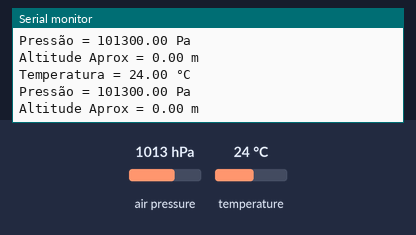
This sketch was run on a simulated Arduino Uno, built with avr-gcc and run on an emulated ATmega328P. On the bench: the last lines printed to the serial monitor. The test bench sets the inputs (shaded band); at power-on: air pressure 1013 hPa, temperature 24 °C.

Above: at 1.2 s.
1.3 s: air pressure set to 952 hPa
At 2.6 s:
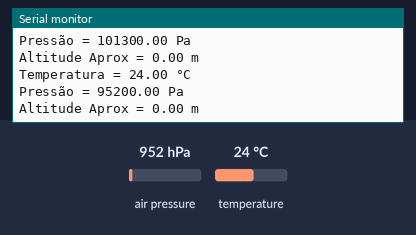
2.8 s: temperature set to 12 °C
At 3.9 s:
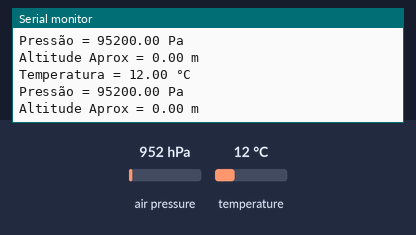
4.3 s: air pressure set to 975 hPa
At 5.9 s:
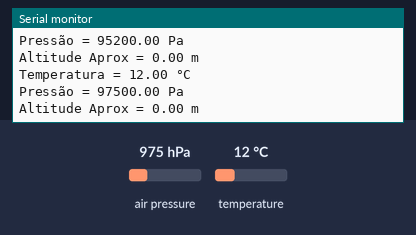
Timing chart, 0 to 7.4 s (numbered marks = the images above; inputs shaded):
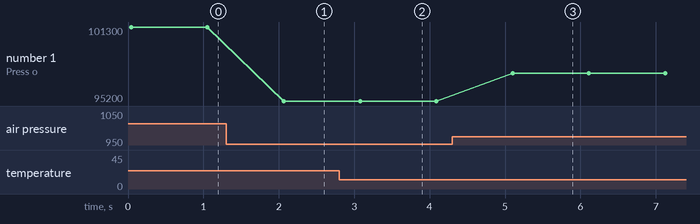

The sketch:

BMP280.ino
```cpp
//Incluindo Bibliotecas
#include <Wire.h>
#include <Adafruit_BMP280.h>

Adafruit_BMP280 bmp; //I2C
float temperatura;
float pressao;
float altitude;

void setup() {
  //Iniciando a comunicação serial
  Serial.begin(9600);
  // Imprimindo Mensagem de teste no Monitor Serial
  Serial.println(F("BMP280 teste"));


  if (!bmp.begin(0x76)) { /*Definindo o endereço I2C como 0x76. Mudar, se necessário, para (0x77)*/

    //Imprime mensagem de erro no caso de endereço invalido ou não localizado. Modifique o valor
    Serial.println(F(" Não foi possível encontrar um sensor BMP280 válido, verifique a fiação ou "
                      "tente outro endereço!"));
    while (1) delay(1000);
  }
}

void loop() {

    //Imprimindo os valores de Temperatura
    Serial.print(F("Temperatura = "));
    temperatura = bmp.readTemperature();
    Serial.print(temperatura);
    Serial.println(" °C");

    //Imprimindo os valores de Pressão
    Serial.print(F("Pressão = "));
    pressao = bmp.readPressure();
    Serial.print(pressao);
    Serial.println(" Pa");

    //Imprimindo os valores de Altitude Aproximada
    Serial.print(F("Altitude Aprox = "));
    altitude = bmp.readAltitude(pressao/100);
    Serial.print(altitude); /* Ajustar a pressão de nível do mar de acordo com o local! bmp.readAltitude(1013.25)*/
    Serial.println(" m");

    //Tempo de espera de 1 segundo
    Serial.println();
    delay(1000);
}
```

Measured:
- after the input at 1.3 s, the serial monitor: prints a new line after 0.77 s (image 1)
- after the input at 2.8 s, the serial monitor: prints a new line after 0.25 s (image 2)
- after the input at 4.3 s, the serial monitor: prints a new line after 0.80 s (image 3)
- plotted number 1: 101300 → 95200 after the input at 1.3 s, 95200 → 97500 after the input at 4.3 s
